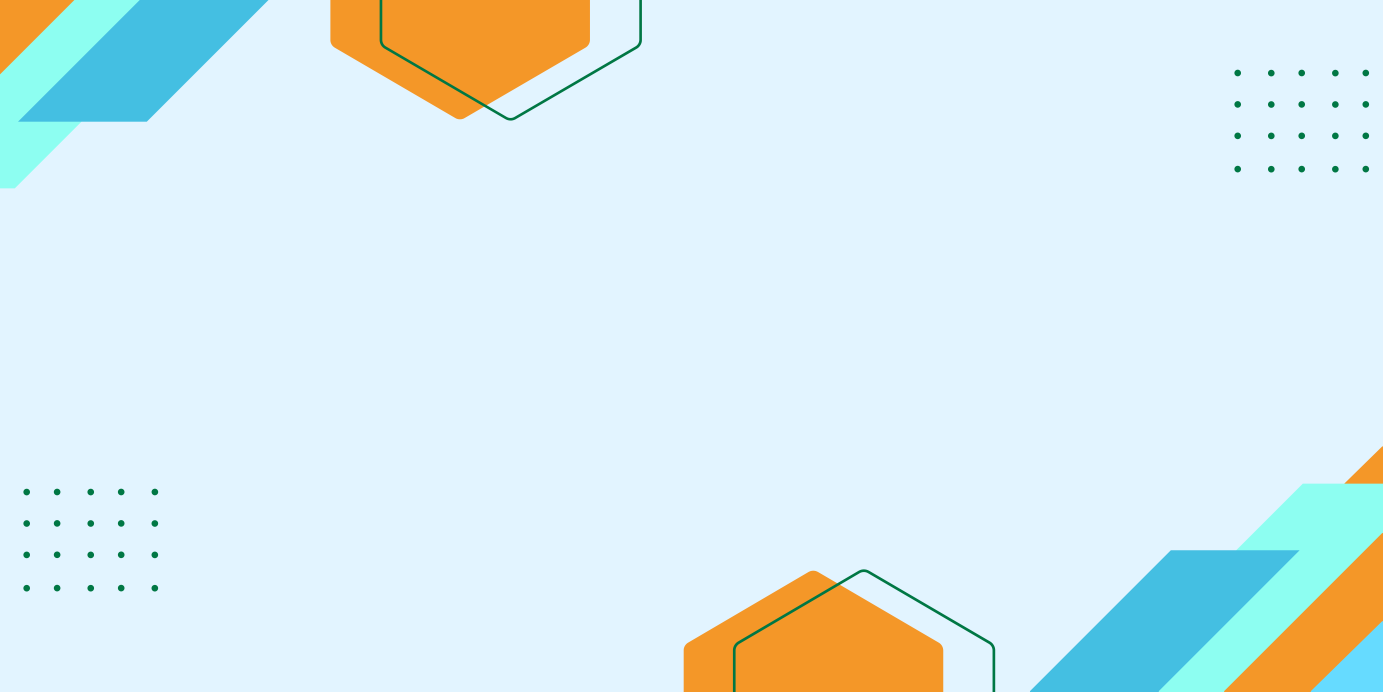
#> input picture banners/ban/ban2.png, 6912 x 3456 px, found by its file name (shown at 1/5 size)
$ python banner2.py   (older library calls are emulated)
#> lines starting #> are read from the running program, lines starting #| are printed output that depends on the picture
from PIL import Image,ImageDraw,ImageFont
import os
if not os.path.exists('banners/bannersave'):
    os.makedirs('banners/bannersave')
FONT_COLOR = "#000000"
temp = Image.open('banners/ban/ban2.png')
#> temp is the input picture: PIL image 6912x3456 RGBA; mean R, G, B, A 218, 236.4, 240.3, 255
WIDTH, HEIGHT = temp.size
#> WIDTH = 6912; HEIGHT = 3456
def make_banners2(org,event,venue,date,time):
#> called with org = 'Student Developers Student Clubs', event = 'Metathon', venue = 'Taal Kutir Convention', date = '28.12.2022', time = '09:30 a.m.'
    image_source = Image.open('banners/ban/ban2.png')
    draw = ImageDraw.Draw(image_source)
    org_width, org_height = draw.textsize(org)
#> org_width = 161; org_height = 12
    draw.text((1809,845), org, fill=FONT_COLOR,font=ImageFont.truetype("arial.ttf",200))
    event_width, event_height = draw.textsize(event)
#> event_width = 45; event_height = 10
    draw.text((2385,1373), event, fill=FONT_COLOR,font=ImageFont.truetype("arial.ttf",400))
    date_width, date_height = draw.textsize(date)
#> date_width = 52; date_height = 10
    draw.text((2958,2454), date, fill=FONT_COLOR,font=ImageFont.truetype("arial.ttf",80))
    venue_width, venue_height = draw.textsize(venue)
#> venue_width = 101; venue_height = 10
    draw.text((2608,2244),venue, fill=FONT_COLOR,font=ImageFont.truetype("arial.ttf",115))
    time_width, time_height = draw.textsize(time)
#> time_width = 46; time_height = 10
    draw.text((2968,2574),time, fill=FONT_COLOR,font=ImageFont.truetype("arial.ttf",80))
    image_source.save('banners/bannersave/banner.png', format='PNG')
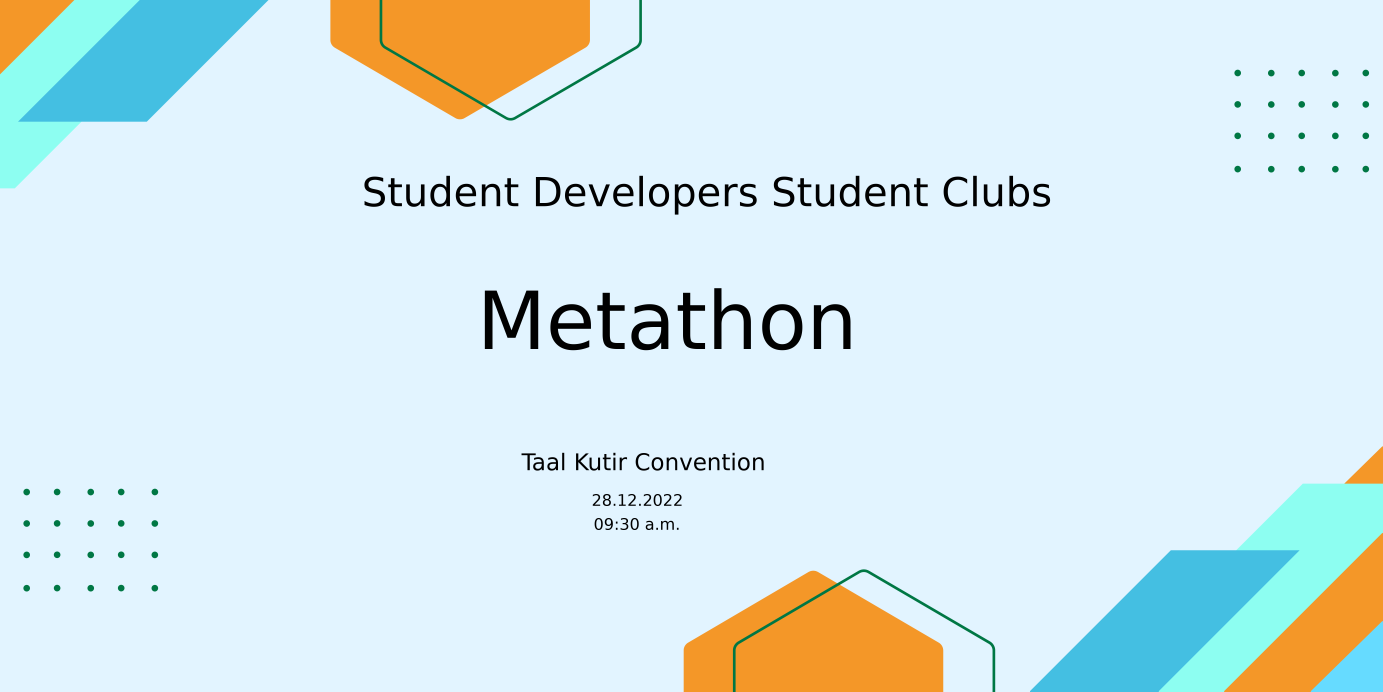
#> saved as banner.png: PIL image 6912x3456 RGBA (shown at 1/5 size); mean R, G, B, A 214.6, 232.8, 236.6, 255

if __name__ == "__main__":
    names = ["Soham Chakraborty", "Kaustav Giri", "Pritha Saha","Ujjaini Ray"]
    event = "Metathon"
    date = "28.12.2022"
    venue = "Taal Kutir Convention"
    org = "Student Developers Student Clubs"
    phone = "9800910906"
    email = "prithasaha19@gmail.com"
    time = "09:30 a.m."
    make_banners2(org,event,venue,date,time)
    print("Banners done.")

$ run again, with banners/ban/ban1.png copied over banners/ban/ban2.png
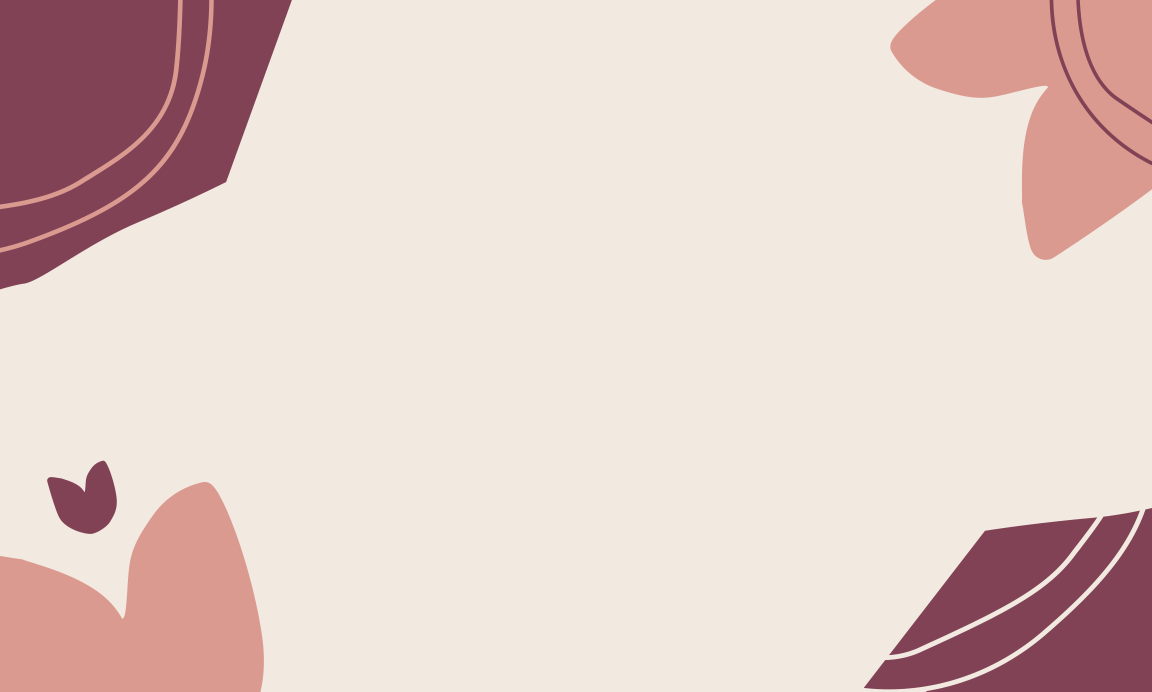
#> input picture banners/ban/ban1.png, 5760 x 3456 px, found by its file name (shown at 1/5 size)
#> temp is the input picture: PIL image 5760x3456 RGBA; mean R, G, B, A 226, 204.9, 200, 255
#> org_width = 161; org_height = 12
#> event_width = 45; event_height = 10
#> date_width = 52; date_height = 10
#> venue_width = 101; venue_height = 10
#> time_width = 46; time_height = 10
#> in make_banners2, `image_source.save('banners/bannersave/banner.png', format='PNG')`:
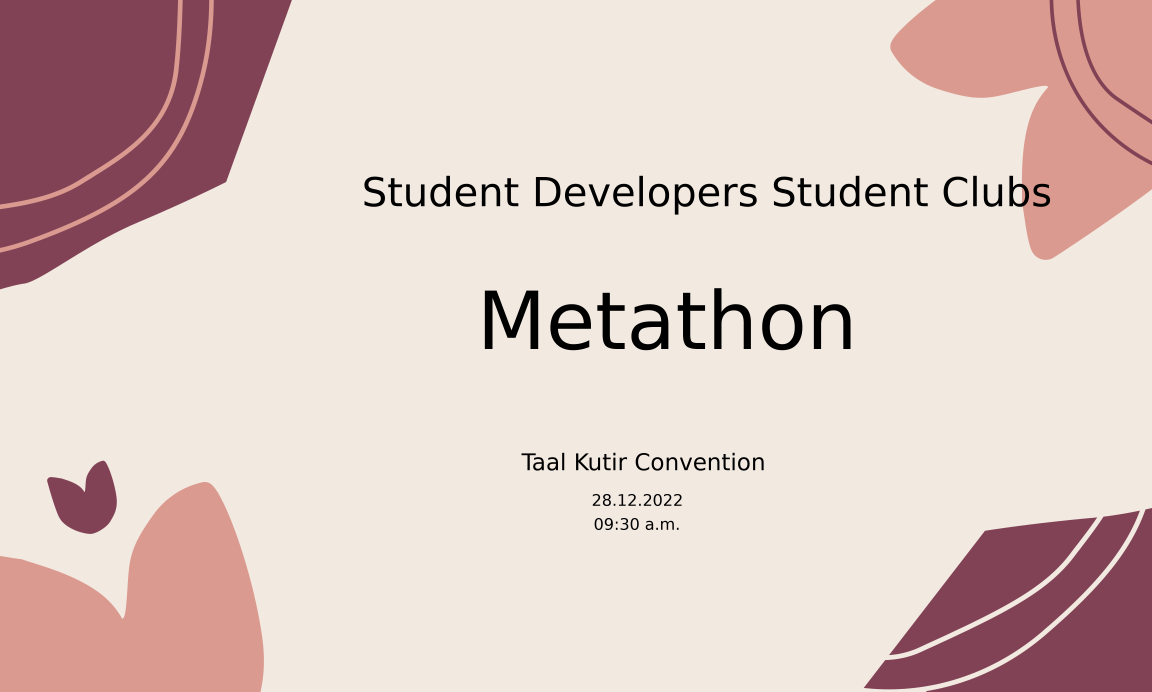
#> saved as banner.png: PIL image 5760x3456 RGBA (shown at 1/5 size); mean R, G, B, A 221.7, 200.7, 196, 255
